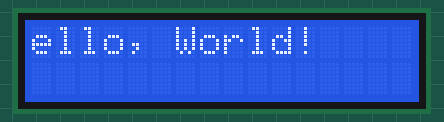
This sketch was run on a simulated Arduino Uno, built with avr-gcc and run on an emulated ATmega328P. On the bench: 16×2 character LCD.

Above: at 0.13 s.
At 2.69 s:
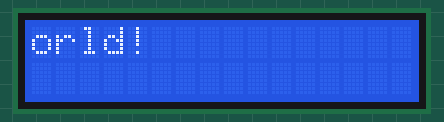
At 5.39 s:
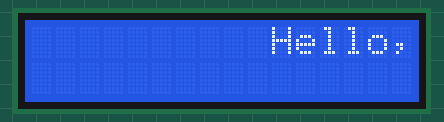
At 8.09 s:
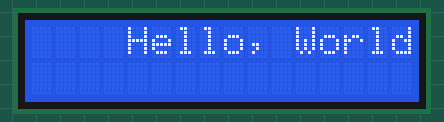
At 10.8 s:
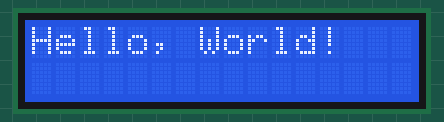
At 16.79 s:
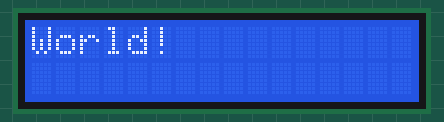

The sketch:

_29_LCD_method.ino
```cpp
// include the library code:
#include <LiquidCrystal.h>

// initialize the library with the numbers of the interface pins
LiquidCrystal lcd( 7, 8, 9, 10, 11,12);

void setup() {
  pinMode(3, INPUT);

  // set up the LCD's number of columns and rows:
  lcd.begin(16, 2);
  // Print a message to the LCD.
  lcd.print("Hello, World!");
}

void loop() {
  for (int positionCounter = 0; positionCounter < 13; positionCounter++) {
    // scroll one position left:
    lcd.scrollDisplayLeft();
    // wait a bit:
    delay(150);
  }

  // scroll 29 positions (string length + display length) to the right
  // to move it offscreen right:
  for (int positionCounter = 0; positionCounter < 29; positionCounter++) {
    // scroll one position right:
    lcd.scrollDisplayRight();
    // wait a bit:
    delay(150);
  }

  // scroll 16 positions (display length + string length) to the left
  // to move it back to center:
  for (int positionCounter = 0; positionCounter < 16; positionCounter++) {
    // scroll one position left:
    lcd.scrollDisplayLeft();
    // wait a bit:
    delay(150);
  }

  lcd.setCursor(0, 0);
  lcd.print("Hello, World!");
  lcd.setCursor(0, 1);
  lcd.print(millis() / 1000);

  for(int i = 0 ; i < 10; i++){
    lcd.clear();
    delay(100);
    lcd.setCursor(0, 0);
    lcd.print("Hello, World!");
    delay(100);
  }

  // delay at the end of the full loop:
  delay(5000);

}
```

Measured:
- by itself, everything shown: repeats every 15.8 s, in 78 steps
- what the display in image 4 shows lasts 5.1 s, from 10.7 s to 15.8 s
